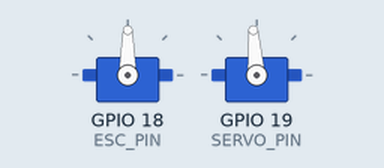
Recording of a sketch running on a simulated ESP32. Shown: 2 × servo. Nothing arrives over Bluetooth unless stated; what the sketch prints to the serial monitor is not drawn.

Above: at 0.1 s.
Timing chart, 0 to 4.5 s (numbered marks = the images above):
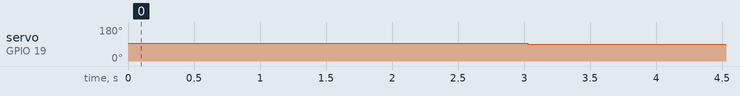

The sketch:

ESP32_RC.ino
```cpp
#include <ps5Controller.h>
#include <ESP32Servo.h>

Servo esc;
Servo steering;

// ---------------- Pins ----------------
const int ESC_PIN = 18;
const int SERVO_PIN = 19;

// ---------------- ESC ----------------
const int ESC_NEUTRAL = 1500;
const int ESC_FORWARD_MIN = 1550;
const int ESC_FORWARD_MAX = 1700;
const int ESC_REVERSE_MIN = 1450;
const int ESC_REVERSE_MAX = 1300;

// ---------------- SERVO ----------------
const int SERVO_MIN = 750;
const int SERVO_MAX = 1900;
const int SERVO_CENTER = 1350;

bool escArmed = false;
unsigned long armStart = 0;

// ---------------- PS5 ----------------
void onConnect() {
  Serial.println("PS5 Connected!");
}

void onDisconnect() {
  Serial.println("PS5 Disconnected!");
  esc.writeMicroseconds(ESC_NEUTRAL);
  steering.writeMicroseconds(SERVO_CENTER);
  escArmed = false;
}

// Map stick (-128 to 127) to servo range
int mapSteering(int stick) {
  return map(stick, -128, 127, SERVO_MIN, SERVO_MAX);
}

void setup() {
  Serial.begin(115200);

  esc.setPeriodHertz(50);
  esc.attach(ESC_PIN, 1000, 2000);

  steering.setPeriodHertz(50);
  steering.attach(SERVO_PIN, SERVO_MIN, SERVO_MAX);

  // Start neutral
  esc.writeMicroseconds(ESC_NEUTRAL);
  steering.writeMicroseconds(SERVO_CENTER);

  armStart = millis();

  ps5.attachOnConnect(onConnect);
  ps5.attachOnDisconnect(onDisconnect);

  ps5.begin("E8:47:3A:6F:4E:DC");

  Serial.println("System starting...");
}

void loop() {

  // --- ARM ESC ---
  if (!escArmed) {
    esc.writeMicroseconds(ESC_NEUTRAL);

    if (millis() - armStart > 3000) {
      escArmed = true;
      Serial.println("ESC Armed");
    }

    delay(20);
    return;
  }

  // --- NOT CONNECTED ---
  if (!ps5.isConnected()) {
    esc.writeMicroseconds(ESC_NEUTRAL);
    steering.writeMicroseconds(SERVO_CENTER);
    delay(20);
    return;
  }

  // ---------- MOTOR ----------
  int r2 = ps5.R2Value();
  int l2 = ps5.L2Value();

  int pulse = ESC_NEUTRAL;

  if (r2 > 10 && l2 <= 10) {
    pulse = map(r2, 0, 255, ESC_FORWARD_MIN, ESC_FORWARD_MAX);
  }
  else if (l2 > 10 && r2 <= 10) {
    pulse = map(l2, 0, 255, ESC_REVERSE_MIN, ESC_REVERSE_MAX);
  }

  esc.writeMicroseconds(pulse);

  // ---------- STEERING ----------
  int stickX = ps5.LStickX();

  int servoPulse = mapSteering(stickX);
  steering.writeMicroseconds(servoPulse);

  // Debug print
  static unsigned long lastPrint = 0;
  if (millis() - lastPrint > 200) {
    lastPrint = millis();
    Serial.print("Steer: ");
    Serial.print(stickX);
    Serial.print("  Servo: ");
    Serial.print(servoPulse);
    Serial.print("  R2: ");
    Serial.print(r2);
    Serial.print("  L2: ");
    Serial.println(l2);
  }

  delay(10);
}
```

Measured:
- by itself, servo on GPIO 19 (SERVO_PIN): 94° → 90° at 3.0 s
